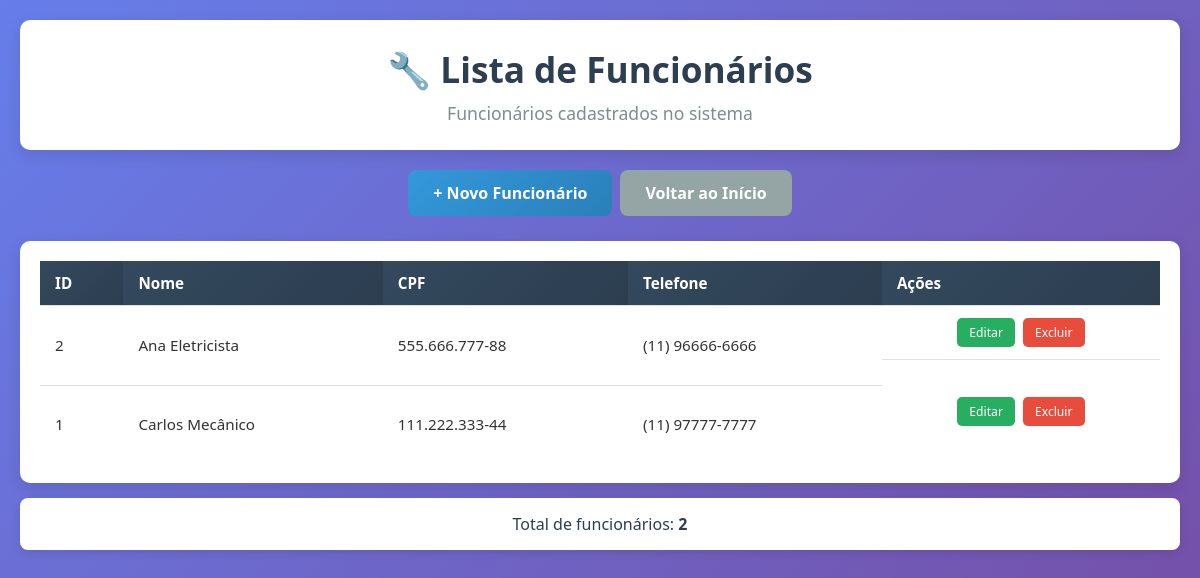
Page /funcionarios/listar.php on the committed database.
### tables this page shows
CREATE TABLE FUNCIONARIO (
    ID_FUNCIONARIO INT AUTO_INCREMENT PRIMARY KEY,
    NOME_FUNCIONARIO VARCHAR(100) NOT NULL,
    CPF_FUNCIONARIO VARCHAR(14) UNIQUE NOT NULL,
    TELEFONE_FUNCIONARIO VARCHAR(15),
    ESPECIALIDADE VARCHAR(150)
);

### funcionarios/listar.php (the view, shortened to what this page needs)
<?php
require_once '../conexao.php';
$sql = "SELECT * FROM FUNCIONARIO ORDER BY NOME_FUNCIONARIO";
$stmt = $pdo->query($sql);
$funcionarios = $stmt->fetchAll(PDO::FETCH_ASSOC);
?>
<!DOCTYPE html>
<html lang="pt-br">
<head>
    <link rel="stylesheet" href="listas.css">
</head>
<body>
    <div class="container">
        <div class="header">
            <h1>🔧 Lista de Funcionários</h1>
            <p>Funcionários cadastrados no sistema</p>
        </div>
        <div class="actions">
            <a href="cadastrar.php" class="btn btn-primary">+ Novo Funcionário</a>
            <a href="../index.php" class="btn btn-secondary">Voltar ao Início</a>
        </div>
        <?php if (count($funcionarios) > 0): ?>
            <div class="table-container">
                <table>
                    <thead>
                        <tr>
                            <th>ID</th>
                            <th>Nome</th>
                            <th>CPF</th>
                            <th>Telefone</th>
                            <th>Ações</th>
                        </tr>
                    </thead>
                    <tbody>
                        <?php foreach ($funcionarios as $funcionario): ?>
                        <tr>
                            <td><?= $funcionario['ID_FUNCIONARIO'] ?></td>
                            <td><?= htmlspecialchars($funcionario['NOME_FUNCIONARIO']) ?></td>
                            <td><?= htmlspecialchars($funcionario['CPF_FUNCIONARIO']) ?></td>
                            <td><?= htmlspecialchars($funcionario['TELEFONE_FUNCIONARIO']) ?></td>
                            <td class="actions">
                                <a href="editar.php?id=<?= $funcionario['ID_FUNCIONARIO'] ?>" class="btn-small btn-edit">Editar</a>
                                <a href="excluir.php?id=<?= $funcionario['ID_FUNCIONARIO'] ?>" class="btn-small btn-delete" onclick="return confirm('Tem certeza que deseja excluir este funcionário?')">Excluir</a>
                            </td>
                        </tr>
                        <?php endforeach; ?>
                    </tbody>
                </table>
            </div>
            <div class="summary">
                Total de funcionários: <strong><?= count($funcionarios) ?></strong>
            </div>
        <?php endif; ?>
    </div>
</body>
</html>

### funcionarios/listas.css (style rules this page uses)
* { margin: 0; padding: 0; box-sizing: border-box; }
body { font-family: 'Segoe UI', Tahoma, Geneva, Verdana, sans-serif; background: linear-gradient(135deg, #667eea 0%, #764ba2 100%); min-height: 100vh; padding: 20px; color: #333; }
.container { max-width: 1200px; margin: 0 auto; }
.header { background: white; border-radius: 10px; padding: 25px; margin-bottom: 20px; box-shadow: 0 5px 15px rgba(0,0,0,0.1); text-align: center; }
.header h1 { color: #2c3e50; font-size: 2.2em; margin-bottom: 8px; }
.header p { color: #7f8c8d; font-size: 1.1em; }
.actions { display: flex; gap: 15px; margin-bottom: 25px; flex-wrap: wrap; }
.btn { padding: 12px 25px; border: none; border-radius: 8px; font-size: 1em; font-weight: 600; text-decoration: none; text-align: center; cursor: pointer; transition: all 0.3s ease; display: inline-block; }
.btn-primary { background: linear-gradient(135deg, #3498db, #2980b9); color: white; }
.btn-secondary { background: #95a5a6; color: white; }
.table-container { background: white; border-radius: 10px; padding: 20px; box-shadow: 0 5px 15px rgba(0,0,0,0.1); overflow-x: auto; }
table { width: 100%; border-collapse: collapse; font-size: 0.95em; }
th, td { padding: 12px 15px; text-align: left; border-bottom: 1px solid #e0e0e0; }
th { background: linear-gradient(135deg, #34495e, #2c3e50); color: white; font-weight: 600; position: sticky; top: 0; }
tr:last-child td { border-bottom: none; }
.actions { display: flex; gap: 8px; justify-content: center; }
.btn-small { padding: 6px 12px; font-size: 0.8em; text-decoration: none; border-radius: 5px; font-weight: 500; transition: all 0.3s ease; border: none; cursor: pointer; white-space: nowrap; }
.btn-edit { background: #27ae60; color: white; }
.btn-delete { background: #e74c3c; color: white; }
.summary { background: white; border-radius: 8px; padding: 15px 20px; margin-top: 15px; text-align: center; font-size: 1em; color: #2c3e50; box-shadow: 0 3px 10px rgba(0,0,0,0.1); }

### rows in the picture
funcionario: ID_FUNCIONARIO "2", NOME_FUNCIONARIO "Ana Eletricista", CPF_FUNCIONARIO "555.666.777-88", TELEFONE_FUNCIONARIO "(11) 96666-6666"
funcionario: ID_FUNCIONARIO "1", NOME_FUNCIONARIO "Carlos Mecânico", CPF_FUNCIONARIO "111.222.333-44", TELEFONE_FUNCIONARIO "(11) 97777-7777"

### other values in the picture
count($funcionarios) "2"
